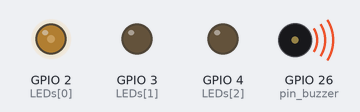
The program below on a simulated Raspberry Pi (BCM pin numbers). Shown: output pins drawn as LEDs (lit = HIGH), buzzer (waves = sounding). At 25.2 s the program stops and its outputs stay as they are.

Above: at 0.1 s.
At 1.3 s:
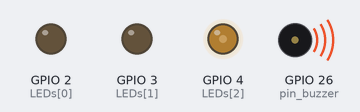
At 4.3 s:
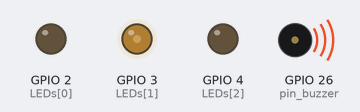
At 5.5 s:
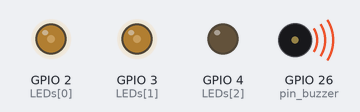
At 12.7 s:
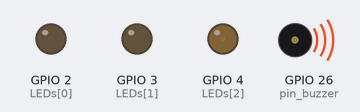
At 25.3 s:
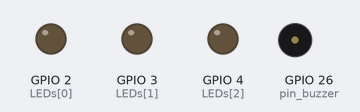
Timing chart, 0 to 26.7 s (numbered marks = the images above):
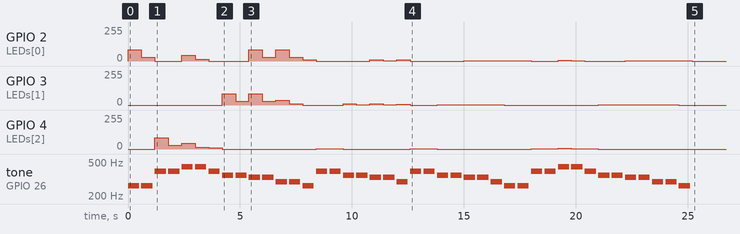

The program:

016_BUZZER_RGB.py
```python
import RPi.GPIO as GPIO
import time

GPIO.setmode(GPIO.BCM)

pin_buzzer = 26

LED_RED = 2
LED_GREEN = 3
LED_BLUE = 4

LEDs = [2, 3, 4]

for i in range(3):
    GPIO.setup(LEDs[i], GPIO.OUT, initial=0)
p = ["", "", ""]

scale = [262, 294, 330, 349, 391, 440, 493, 523]
twimkile = [1, 1, 5, 5, 6, 6, 5, 4, 4, 3, 3, 2, 2, 1, 5, 5, 4, 4, 3,
    3, 2, 5, 5, 4, 4, 3, 3, 2, 1, 1, 5, 5, 6, 6, 5, 4, 4, 3, 3, 2, 2, 1]

GPIO.setup(pin_buzzer, GPIO.OUT)

pwm = GPIO.PWM(pin_buzzer, 1)
for i in range(3):
    p[i] = GPIO.PWM(LEDs[i], 2000)
    p[i].start(0)


def setColor(list_):
    for i in range(3):
        list_[i] = list_[i]/3  # Ah My EYES!
        p[i].ChangeDutyCycle(list_[i])


keys = [[100, 0, 0], [100, 40, 0], [100, 100, 0],
    [0, 100, 0], [0, 0, 100], [50, 0, 50]]

for i in range(42):
    pwm.start(90)
    pwm.ChangeFrequency(scale[twimkile[i]-1])
    setColor(keys[twimkile[i]-1])
    time.sleep(.5)
    pwm.stop()
    time.sleep(.1)

pwm.stop()
GPIO.cleanup()
```

Measured:
- by itself, GPIO 3 (LEDs[1]): 0/255 → 85/255 at 4.2 s, → 28/255 0.60 s later, → 85/255 0.60 s later, → 28/255 0.60 s later, … (17 changes in this stretch)
- by itself, GPIO 4 (LEDs[2]): 0/255 → 85/255 at 1.2 s, → 28/255 0.60 s later, → 43/255 0.60 s later, → 14/255 0.60 s later, … (16 changes in this stretch)
